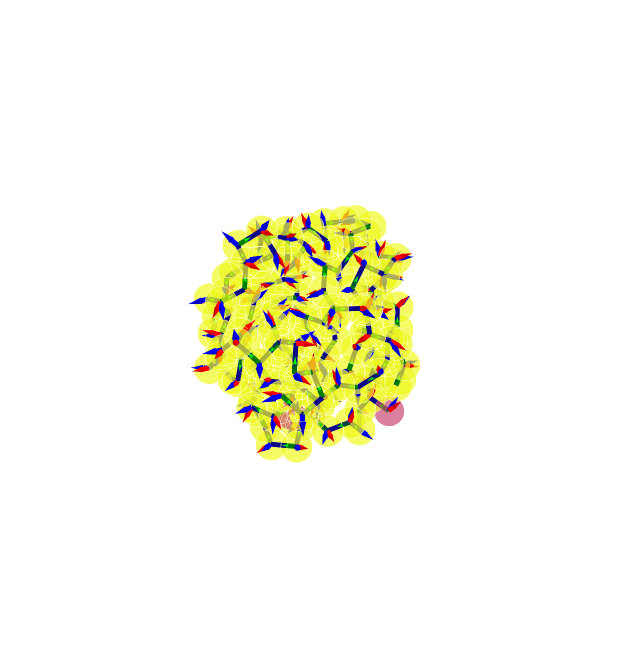

Notebook source saved alongside this figure:
### Markdown cell above
#### Geometric features

[API Reference](https://graphein.ai/modules/graphein.protein.html#graphein.protein.features.nodes.geometry)

We can also add geometric features to protein structure graphs.

### Code cell
from graphein.protein.features.nodes.geometry import add_sidechain_vector, add_beta_carbon_vector, add_sequence_neighbour_vector
from graphein.protein.visualisation import add_vector_to_plot

add_sidechain_vector(g)
add_beta_carbon_vector(g)
add_sequence_neighbour_vector(g)

fig = plotly_protein_structure_graph(g, node_size_multiplier=1)
fig = add_vector_to_plot(g, fig, "sidechain_vector", colour="red", scale=1.5)
fig = add_vector_to_plot(g, fig, "c_beta_vector", colour="blue", scale=1.5)
fig = add_vector_to_plot(g, fig, "sequence_neighbour_vector_n_to_c", colour="green", scale=1.5)
fig

### Figure 1 — Plotly figure (JSON) as saved in the notebook; plotly's stock layout.template omitted (floating-point values rounded to 4 significant figures; data arrays with more than 128 entries replaced by an {"elided": "..."} marker saying what was removed)
{"data": [{"hoverinfo": "text+x+y+z", "marker": {"color": {"elided": "174x4 float values"}, "opacity": 0.7, "size": {"elided": "174 int values"}, "symbol": "circle"}, "mode": "markers", "text": {"elided": "174 str values"}, "type": "scatter3d", "x": {"elided": "174 float values"}, "y": {"elided": "174 float values"}, "z": {"elided": "174 float values"}}, {"hoverinfo": "text", "line": {"color": {"elided": "519x4 float values"}, "width": 10}, "mode": "lines", "text": {"elided": "519 str values"}, "type": "scatter3d", "x": {"elided": "519 float values"}, "y": {"elided": "519 float values"}, "z": {"elided": "519 float values"}}, {"hoverinfo": "text", "line": {"color": "red", "width": 10}, "mode": "lines", "text": {"elided": "522 str values"}, "type": "scatter3d", "x": {"elided": "522 float values"}, "y": {"elided": "522 float values"}, "z": {"elided": "522 float values"}}, {"colorscale": [[0, "rgb(255,0,0)"], [1, "rgb(255,0,0)"]], "hoverinfo": "u+v+w+text", "showlegend": false, "showscale": false, "sizemode": "absolute", "text": {"elided": "174 str values"}, "type": "cone", "u": {"elided": "174 float values"}, "v": {"elided": "174 float values"}, "w": {"elided": "174 float values"}, "x": {"elided": "174 float values"}, "y": {"elided": "174 float values"}, "z": {"elided": "174 float values"}}, {"hoverinfo": "text", "line": {"color": "blue", "width": 10}, "mode": "lines", "text": {"elided": "522 str values"}, "type": "scatter3d", "x": {"elided": "522 float values"}, "y": {"elided": "522 float values"}, "z": {"elided": "522 float values"}}, {"colorscale": [[0, "rgb(0,0,255)"], [1, "rgb(0,0,255)"]], "hoverinfo": "u+v+w+text", "showlegend": false, "showscale": false, "sizemode": "absolute", "text": {"elided": "174 str values"}, "type": "cone", "u": {"elided": "174 float values"}, "v": {"elided": "174 float values"}, "w": {"elided": "174 float values"}, "x": {"elided": "174 float values"}, "y": {"elided": "174 float values"}, "z": {"elided": "174 float values"}}, {"hoverinfo": "text", "line": {"color": "green", "width": 10}, "mode": "lines", "text": {"elided": "522 str values"}, "type": "scatter3d", "x": {"elided": "522 float values"}, "y": {"elided": "522 float values"}, "z": {"elided": "522 float values"}}, {"colorscale": [[0, "rgb(0,255,0)"], [1, "rgb(0,255,0)"]], "hoverinfo": "u+v+w+text", "showlegend": false, "showscale": false, "sizemode": "absolute", "text": {"elided": "174 str values"}, "type": "cone", "u": {"elided": "174 float values"}, "v": {"elided": "174 float values"}, "w": {"elided": "174 float values"}, "x": {"elided": "174 float values"}, "y": {"elided": "174 float values"}, "z": {"elided": "174 float values"}}], "layout": {"height": 650, "margin": {"t": 100}, "scene": {"xaxis": {"showbackground": false, "showgrid": false, "showline": false, "showticklabels": false, "title": {"text": ""}, "zeroline": false}, "yaxis": {"showbackground": false, "showgrid": false, "showline": false, "showticklabels": false, "title": {"text": ""}, "zeroline": false}, "zaxis": {"showbackground": false, "showgrid": false, "showline": false, "showticklabels": false, "title": {"text": ""}, "zeroline": false}}, "showlegend": false, "width": 620}}
